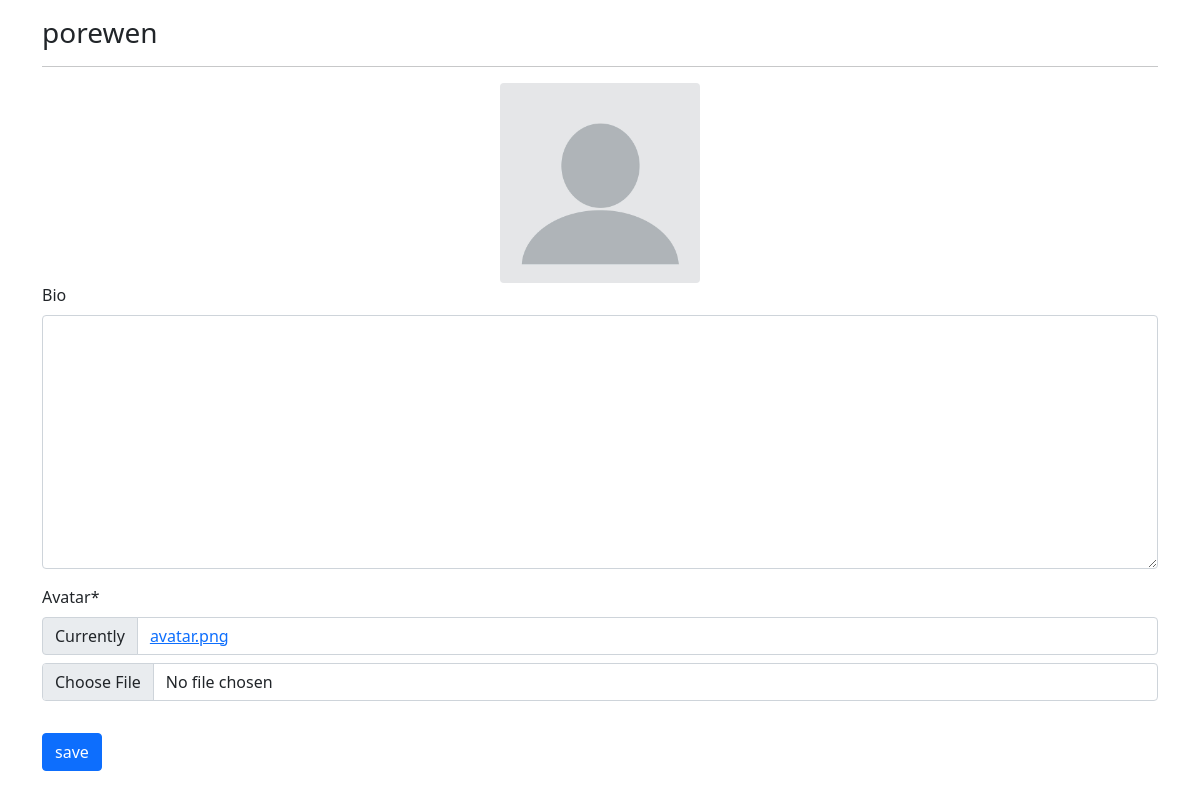
The app's page /profiles/my/ (signed in), older data.
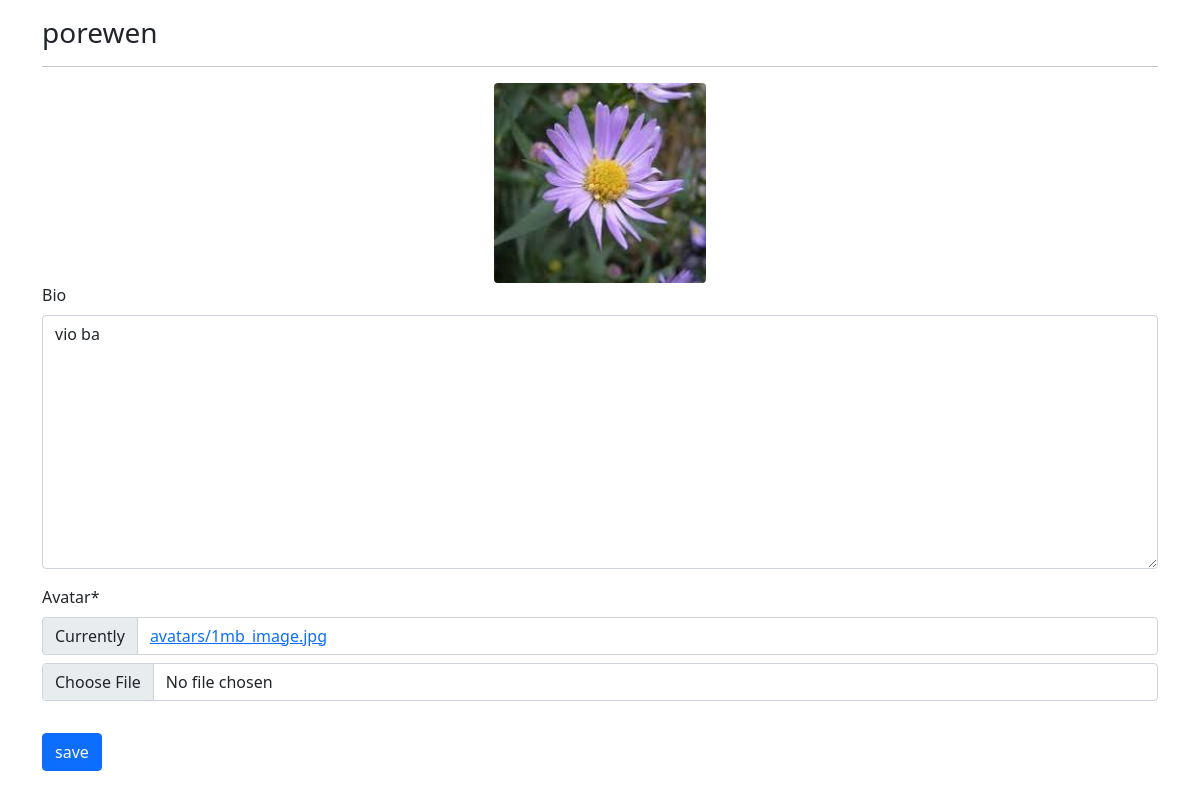
The same page, newer data.
### profiles/models.py (models this page shows, shortened)
class Profile(models.Model):
    user = models.OneToOneField(User, on_delete=models.CASCADE)
    bio = models.TextField(blank=True)
    avatar = models.ImageField(default='avatar.png',upload_to='avatars')
    updated = models.DateTimeField(auto_now=True)
    created = models.DateTimeField(auto_now_add=True)

### profiles/views.py (the view, shortened to what this page needs)
# urls.py: path('my/', my_profile_view, name="my-profile"),
@login_required
def my_profile_view(request):
    obj = Profile.objects.get(user=request.user)
    form = ProfileForm(request.POST or None, request.FILES or None, instance=obj)
    context = {
        'obj': obj,
        'form': form,
    }
    return render(request, 'profiles/main.html', context)

### profiles/forms.py
class ProfileForm(forms.ModelForm):
    class Meta:
        model = Profile
        fields = ('bio', 'avatar')

### profiles/templates/profiles/main.html (shortened to what this page needs)
{% extends "base.html" %}
{% load static %}
{% load crispy_forms_tags %}
{% block content %}
    <h3>{{obj.user}}</h3>
    <hr>
    <div class="text-center" id="avatar-box">
        <img src="{{obj.avatar.url}}" class="rounded" height="200px" width="auto" all="{{obj.user.username}}">
    </div>
    <form id="profile-form">
        {{form|crispy}}
        <button type="submit" class="btn btn-primary mt-3"> save</button>
    </form>
{% endblock content %}

### templates/base.html (shortened to what this page needs)
{% load static %}
<!doctype html>
<html lang="en">
  <head>
    <link href="https://cdn.jsdelivr.net/npm/bootstrap@5.0.0-beta2/dist/css/bootstrap.min.css" rel="stylesheet">
    <link rel="stylesheet" href="{% static 'style.css' %}">
    <link rel="stylesheet" href="{% static 'dropzone.css' %}">
  </head>
  <body>
    <div class="container mt-3">
        {% block content %}
        {% endblock content %}
    </div>
  </body>
</html>

Row changes from the older to the newer data that the page shows:
changed Profile "porewen": avatar: picture added in place of a placeholder; bio (not shown) → "vio ba"
Text that changed along with them:
text no longer shown: "Bio Avatar * Currently avatar.png"
text now shown: "Bio Avatar * Currently avatars/1mb_image.jpg"
